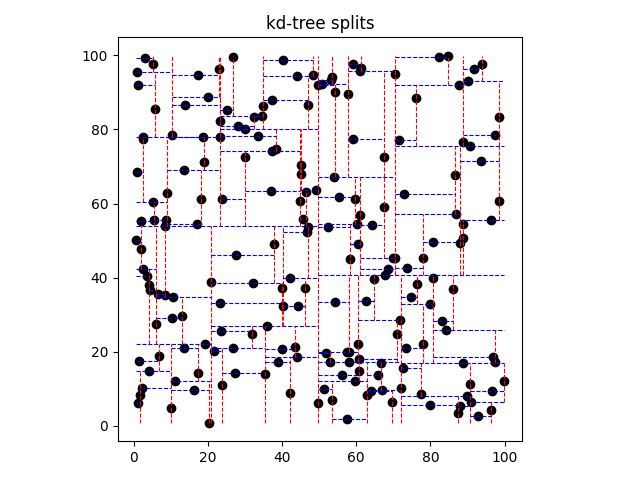

Recreate this plot in Python.
from __future__ import annotations

from dataclasses import dataclass
from typing import List, Optional, Sequence, Tuple

import matplotlib

from geometry_utils import Point2D

matplotlib.use("Agg")
import matplotlib.pyplot as plt  # noqa: E402


@dataclass
class KDNode:
    point: Point2D
    axis: int
    left: Optional["KDNode"]
    right: Optional["KDNode"]
    bounds: Tuple[float, float, float, float]  # minx, maxx, miny, maxy


def build_kd_tree(points: Sequence[Point2D], depth: int = 0, bounds: Tuple[float, float, float, float] | None = None) -> Optional[KDNode]:
    if not points:
        return None
    axis = depth % 2
    pts = sorted(points, key=lambda p: p[axis])
    mid = len(pts) // 2
    median = pts[mid]
    if bounds is None:
        xs = [p[0] for p in pts]
        ys = [p[1] for p in pts]
        bounds = (min(xs), max(xs), min(ys), max(ys))
    left_bounds = bounds
    right_bounds = bounds
    if axis == 0:
        left_bounds = (bounds[0], median[0], bounds[2], bounds[3])
        right_bounds = (median[0], bounds[1], bounds[2], bounds[3])
    else:
        left_bounds = (bounds[0], bounds[1], bounds[2], median[1])
        right_bounds = (bounds[0], bounds[1], median[1], bounds[3])

    left = build_kd_tree(pts[:mid], depth + 1, left_bounds)
    right = build_kd_tree(pts[mid + 1 :], depth + 1, right_bounds)
    return KDNode(median, axis, left, right, bounds)


def range_search(node: Optional[KDNode], rect: Tuple[float, float, float, float]) -> List[Point2D]:
    if node is None:
        return []
    xmin, xmax, ymin, ymax = rect
    results: List[Point2D] = []
    x, y = node.point
    if xmin <= x <= xmax and ymin <= y <= ymax:
        results.append(node.point)
    axis = node.axis
    if axis == 0:
        if xmin <= x:
            results.extend(range_search(node.left, rect))
        if x <= xmax:
            results.extend(range_search(node.right, rect))
    else:
        if ymin <= y:
            results.extend(range_search(node.left, rect))
        if y <= ymax:
            results.extend(range_search(node.right, rect))
    return results


def plot_kd_tree(node: Optional[KDNode], points: Sequence[Point2D], path: str) -> None:
    fig, ax = plt.subplots()
    xs = [p[0] for p in points]
    ys = [p[1] for p in points]
    ax.plot(xs, ys, "ko")

    def draw(node: Optional[KDNode]) -> None:
        if node is None:
            return
        x, y = node.point
        if node.axis == 0:
            ax.plot([x, x], [node.bounds[2], node.bounds[3]], "r--", linewidth=0.8)
        else:
            ax.plot([node.bounds[0], node.bounds[1]], [y, y], "b--", linewidth=0.8)
        draw(node.left)
        draw(node.right)

    draw(node)
    ax.set_aspect("equal", adjustable="box")
    ax.set_title("kd-tree splits")
    fig.tight_layout()
    fig.savefig(path)
    plt.close(fig)
